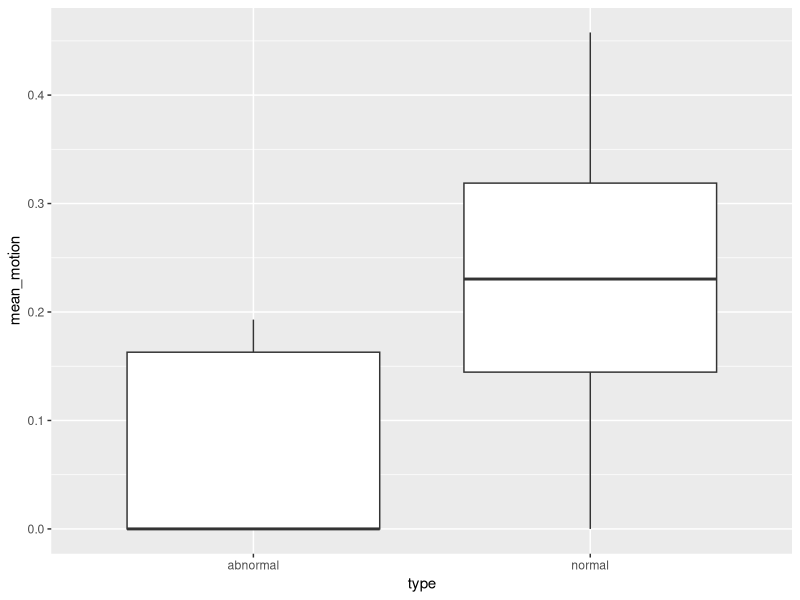
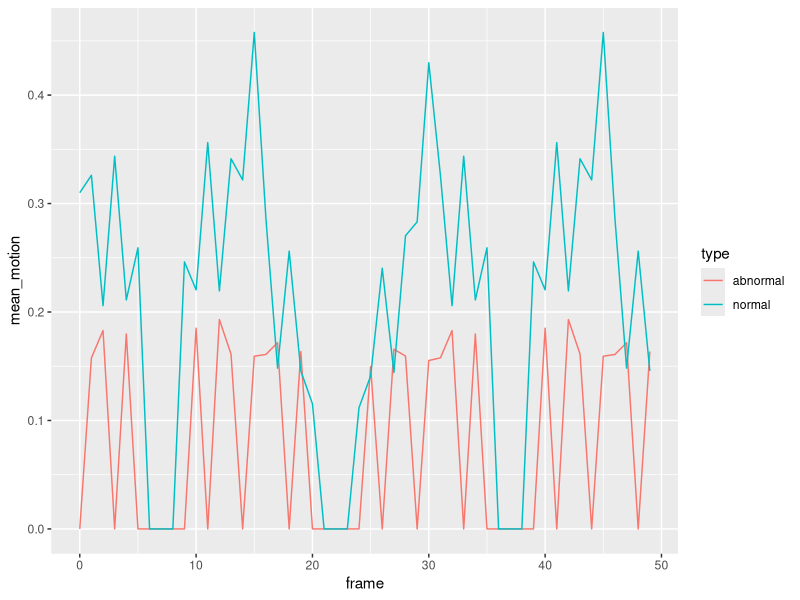

The R source for these figures, in order:
## ---- chunk 1
knitr::opts_chunk$set(echo = TRUE)
# Opening the package to create the plots
library(ggplot2)
## ---- chunk 2
#Saving the data in a variable
motion_data <- read.csv("motion_stats.csv")
print(motion_data)
## ---- chunk 3
#Box plot to summarize how much motion was detected over time for each heart type
ggplot(motion_data, aes(x = type, y = mean_motion)) + 
  geom_boxplot()
## ---- chunk 4
#Graph to visualize motion per frame
ggplot(motion_data, aes(x =  frame, y = mean_motion, color = type)) +
  geom_line()
## ---- chunk 5
# Average mean motion for each type
aggregate(mean_motion ~ type, data = motion_data, mean)
## ---- chunk 6
# Tells us how spatially variable the motion is i.e. if some pixels move more than others in the same frame
aggregate(std_motion ~ type, data = motion_data, mean)
## ---- chunk 7
# To see if the mean motion values are statistically different
t.test(mean_motion ~ type, data = motion_data)
